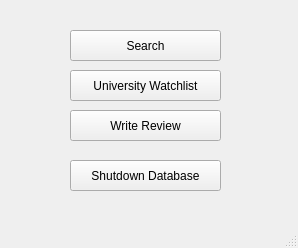
<?xml version="1.0" encoding="UTF-8"?>
<ui version="4.0">
 <class>MainWindow</class>
 <widget class="QMainWindow" name="MainWindow">
  <property name="geometry">
   <rect>
    <x>0</x>
    <y>0</y>
    <width>298</width>
    <height>248</height>
   </rect>
  </property>
  <property name="windowTitle">
   <string>MainWindow</string>
  </property>
  <widget class="QWidget" name="centralwidget">
   <widget class="QPushButton" name="search_button">
    <property name="geometry">
     <rect>
      <x>70</x>
      <y>30</y>
      <width>151</width>
      <height>31</height>
     </rect>
    </property>
    <property name="text">
     <string>Search</string>
    </property>
   </widget>
   <widget class="QPushButton" name="watchlist_button">
    <property name="geometry">
     <rect>
      <x>70</x>
      <y>70</y>
      <width>151</width>
      <height>31</height>
     </rect>
    </property>
    <property name="text">
     <string>University Watchlist</string>
    </property>
   </widget>
   <widget class="QPushButton" name="shutdown_db_button">
    <property name="geometry">
     <rect>
      <x>70</x>
      <y>160</y>
      <width>151</width>
      <height>31</height>
     </rect>
    </property>
    <property name="text">
     <string>Shutdown Database</string>
    </property>
   </widget>
   <widget class="QPushButton" name="review_button">
    <property name="geometry">
     <rect>
      <x>70</x>
      <y>110</y>
      <width>151</width>
      <height>31</height>
     </rect>
    </property>
    <property name="text">
     <string>Write Review</string>
    </property>
   </widget>
  </widget>
  <widget class="QMenuBar" name="menubar">
   <property name="geometry">
    <rect>
     <x>0</x>
     <y>0</y>
     <width>298</width>
     <height>37</height>
    </rect>
   </property>
  </widget>
  <widget class="QStatusBar" name="statusbar"/>
 </widget>
 <resources/>
 <connections/>
</ui>
